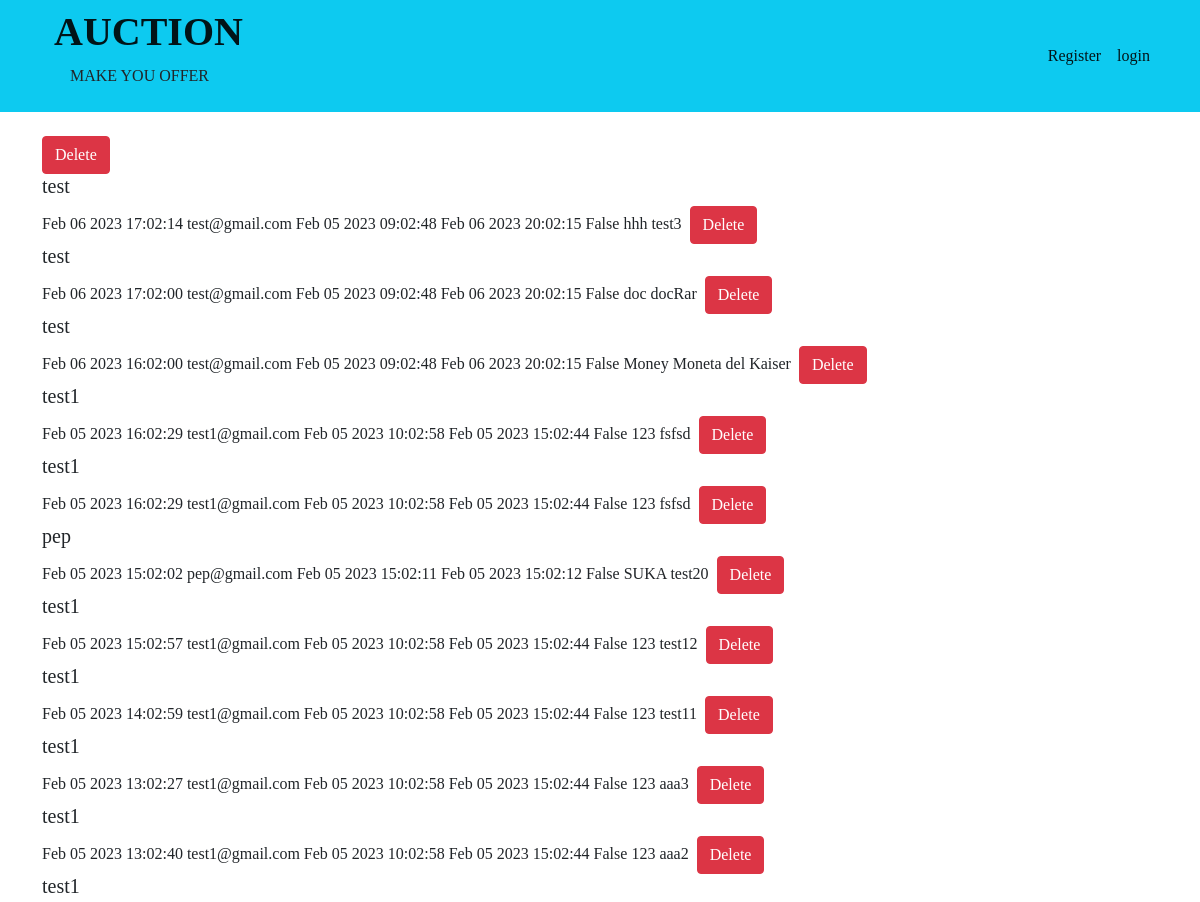
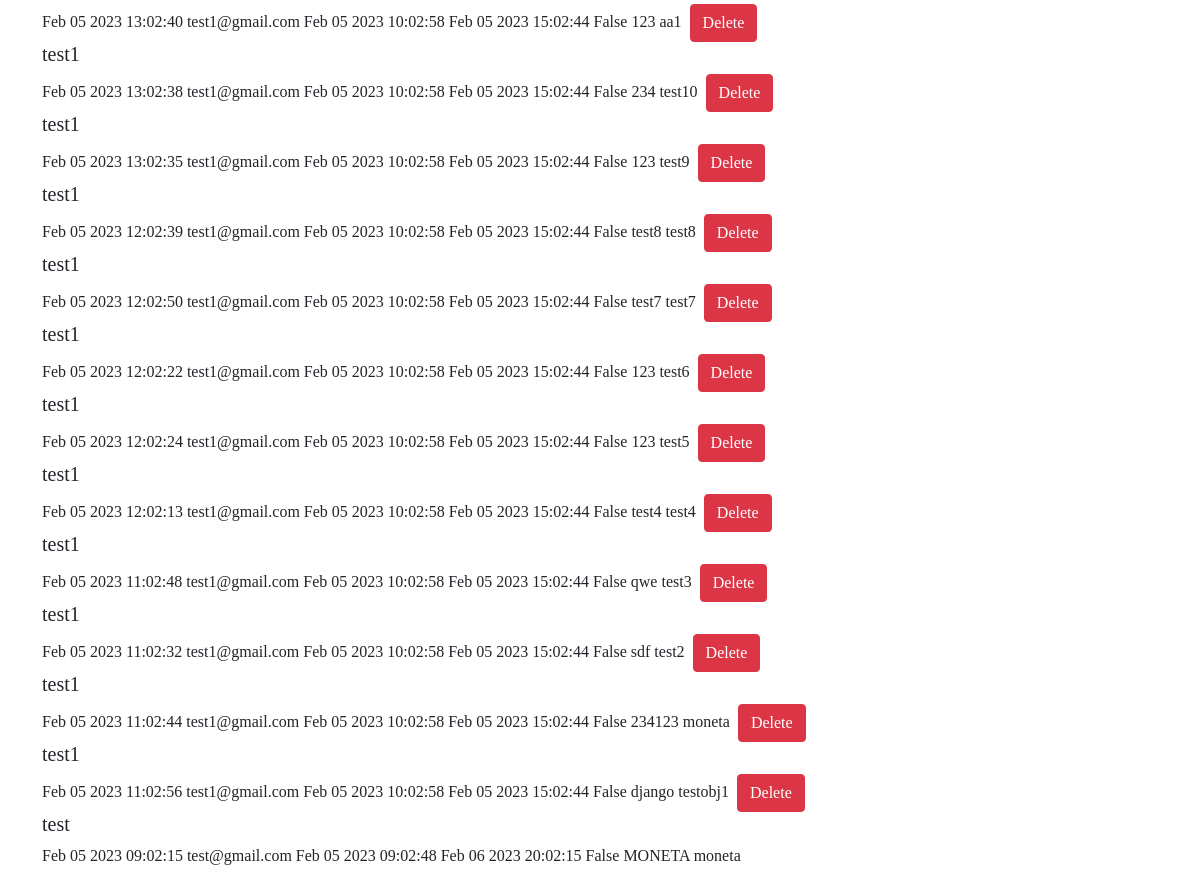
The page /active_listings/ on the database its author committed (2 pictures, top to bottom).
### auction/models.py (models this page shows, shortened)
class AuctionListing(models.Model):
    profile =models.ForeignKey(Profile, on_delete=models.CASCADE, related_name="profile")
    product = models.CharField(max_length=200)
    slug=models.SlugField(max_length=200,db_index=True)
    photo = models.ImageField(upload_to="pics/%y/%m/%d/")
    description = models.TextField(max_length=500)
    starting_bid = models.FloatField(default=0.01)
    current_price = models.FloatField()
    current_winner = models.ForeignKey(User, on_delete=models.CASCADE, related_name="current_winner", blank=True, null=True)
    active = models.BooleanField(default=True)
    manualClose = models.BooleanField(default=False)
    date = models.DateTimeField(default=timezone.now, blank=True)
    start =  models.DateTimeField(blank=True)
    end =  models.DateTimeField(blank=True)

### accounts/models.py (models this page shows, shortened)
class Profile(models.Model):
    user = models.ForeignKey(User, on_delete=models.CASCADE, related_name='profile')
    email = models.EmailField(max_length=254, blank=True)
    class Meta:
        ordering = ['user']

### auction/views.py (the view)
# urls.py: path("active_listings/", ListActiveView.as_view(), name="active_listings"),
class ListActiveView(ListView):
    model = AuctionListing
    template_name = "auction/listAuctionActive.html"
    ordering = ['-date']

### auction/templates/auction/listAuctionActive.html (shortened to what this page needs)
{% extends 'base.html' %}
{% block content %}
{% for list in object_list %}
<a href="{% url 'set_bid' list.id %}" class="btn btn-danger">Delete</a>
<h5>{{ list.profile.user }}</h5>
{{ list.date|date:"M d Y H:m:s" }}
{{ list.profile.user.email }}
{{ list.profile.user.date_joined|date:"M d Y H:m:s" }}
{{ list.profile.user.last_login|date:"M d Y H:m:s" }}
{{ list.active }}
{% if list.activate == 'True' %}
{{ list.activate
|add:'<a href="/users/activate/{{ list.id }}">Activate</a>'|safe }}
{% else %}
{{ list.description }}
{{ list.product }}
{% endif %}
{% endfor %}
{% endblock content %}

### templates/base.html (shortened to what this page needs)
{% load static %}
<html lang="en">
  <head>
    <link href="https://cdn.jsdelivr.net/npm/bootstrap@5.1.3/dist/css/bootstrap.min.css"
          rel="stylesheet"
>
    <link rel="stylesheet" href="{% static 'css/auction.css' %}"/>
  </head>
  <body>
  <nav class="navbar navbar-expand-lg navbar-light bg-info">
    <div class="container">
  <div class="container-fluid">
    <a class="navbar-brand" href="#"><h1><strong>AUCTION </strong></h1></a>MAKE YOU OFFER<p class="text-right"></p>
  </div>
    <div class="collapse navbar-collapse" id="navbarSupportedContent">
      <ul class="navbar-nav me-auto mb-2 mb-lg-0">
        {% if request.user.is_authenticated %}
        <a class="navbar-brand" href="#"><h1>Signed in as <strong>{{ user.username }}</strong></h1></a><p class="text-right"></p>
        <li class="nav-item">
            <a class="nav-link" href="{% url 'index' %}">Active Listings</a>
        </li>
        <li class="nav-item">
          <a class="nav-link active" aria-current="page" href="{% url 'create_listing' %}">Create listing</a>
        </li>
        <li class="nav-item">
          <a class="nav-link active" aria-current="page" href="{% url 'watchlist' %}">My Watchlist</a>
        </li>
        <li class="nav-item">
          <a class="nav-link active" aria-current="page" href="{% url 'my_wins' %}">My wins</a>
        </li>
        <li class="nav-item dropdown">
            <a class="nav-link active dropdown-toggle" href="#" id="navbarDropdown" role="button" data-bs-toggle="dropdown" aria-haspopup="true" aria-expanded="false">
              {{ request.user.username }}
            </a>
            <ul class="dropdown-menu" aria-labelledby="navbarDropdown">
              <li><a class="dropdown-item" href="{% url 'edit_profile' %}">Edit Profile</a></li>
              <li><a class="dropdown-item" href="{% url 'user_profile' user.username %}">My List</a></li>
              <li><hr class="dropdown-divider"></li>
               <li><a class="dropdown-item" href="{% url 'logout' %}">Logout</a></li>
             </ul>
        </li>
          {% else %}
          <li class="nav-item">
            <a class="nav-link active" aria-current="page" href="{% url 'registration_view' %}">Register</a>
          </li>
          <li class="nav-item">
            <a class="nav-link active" aria-current="page" href="{% url 'login' %}">login</a>
          </li>
          {% endif %}
      </ul>
    </div>
    </div>
</nav>
    <br/>
    <div class="container">
        {% block content %}
        {% endblock content %}
    </div>
  <br>
  <br>
  <br>
  <br>
  </body>
</html>

### static/css/auction.css (style rules this page uses)
body { font-family: 'Coiny', cursive; }

### rows shown on the page
AuctionListing: profile.user "test", date "Feb 06 2023 17:02:14", profile.user.email "test@gmail.com", profile.user.date_joined "Feb 05 2023 09:02:48", profile.user.last_login "Feb 06 2023 20:02:15", active "False", description "hhh", product "test3"
AuctionListing: profile.user "test", date "Feb 06 2023 17:02:00", profile.user.email "test@gmail.com", profile.user.date_joined "Feb 05 2023 09:02:48", profile.user.last_login "Feb 06 2023 20:02:15", active "False", description "doc", product "docRar"
AuctionListing: profile.user "test", date "Feb 06 2023 16:02:00", profile.user.email "test@gmail.com", profile.user.date_joined "Feb 05 2023 09:02:48", profile.user.last_login "Feb 06 2023 20:02:15", active "False", description "Money", product "Moneta del Kaiser"
AuctionListing: profile.user "test1", date "Feb 05 2023 16:02:29", profile.user.email "test1@gmail.com", profile.user.date_joined "Feb 05 2023 10:02:58", profile.user.last_login "Feb 05 2023 15:02:44", active "False", description "123", product "fsfsd"
AuctionListing: profile.user "test1", date "Feb 05 2023 16:02:29", profile.user.email "test1@gmail.com", profile.user.date_joined "Feb 05 2023 10:02:58", profile.user.last_login "Feb 05 2023 15:02:44", active "False", description "123", product "fsfsd"
AuctionListing: profile.user "pep", date "Feb 05 2023 15:02:02", profile.user.email "pep@gmail.com", profile.user.date_joined "Feb 05 2023 15:02:11", profile.user.last_login "Feb 05 2023 15:02:12", active "False", description "SUKA", product "test20"
AuctionListing: profile.user "test1", date "Feb 05 2023 15:02:57", profile.user.email "test1@gmail.com", profile.user.date_joined "Feb 05 2023 10:02:58", profile.user.last_login "Feb 05 2023 15:02:44", active "False", description "123", product "test12"
AuctionListing: profile.user "test1", date "Feb 05 2023 14:02:59", profile.user.email "test1@gmail.com", profile.user.date_joined "Feb 05 2023 10:02:58", profile.user.last_login "Feb 05 2023 15:02:44", active "False", description "123", product "test11"
AuctionListing: profile.user "test1", date "Feb 05 2023 13:02:27", profile.user.email "test1@gmail.com", profile.user.date_joined "Feb 05 2023 10:02:58", profile.user.last_login "Feb 05 2023 15:02:44", active "False", description "123", product "aaa3"
AuctionListing: profile.user "test1", date "Feb 05 2023 13:02:40", profile.user.email "test1@gmail.com", profile.user.date_joined "Feb 05 2023 10:02:58", profile.user.last_login "Feb 05 2023 15:02:44", active "False", description "123", product "aaa2"
AuctionListing: profile.user "test1", date "Feb 05 2023 13:02:40", profile.user.email "test1@gmail.com", profile.user.date_joined "Feb 05 2023 10:02:58", profile.user.last_login "Feb 05 2023 15:02:44", active "False", description "123", product "aa1"
AuctionListing: profile.user "test1", date "Feb 05 2023 13:02:38", profile.user.email "test1@gmail.com", profile.user.date_joined "Feb 05 2023 10:02:58", profile.user.last_login "Feb 05 2023 15:02:44", active "False", description "234", product "test10"
AuctionListing: profile.user "test1", date "Feb 05 2023 13:02:35", profile.user.email "test1@gmail.com", profile.user.date_joined "Feb 05 2023 10:02:58", profile.user.last_login "Feb 05 2023 15:02:44", active "False", description "123", product "test9"
AuctionListing: profile.user "test1", date "Feb 05 2023 12:02:39", profile.user.email "test1@gmail.com", profile.user.date_joined "Feb 05 2023 10:02:58", profile.user.last_login "Feb 05 2023 15:02:44", active "False", description "test8", product "test8"
AuctionListing: profile.user "test1", date "Feb 05 2023 12:02:50", profile.user.email "test1@gmail.com", profile.user.date_joined "Feb 05 2023 10:02:58", profile.user.last_login "Feb 05 2023 15:02:44", active "False", description "test7", product "test7"
AuctionListing: profile.user "test1", date "Feb 05 2023 12:02:22", profile.user.email "test1@gmail.com", profile.user.date_joined "Feb 05 2023 10:02:58", profile.user.last_login "Feb 05 2023 15:02:44", active "False", description "123", product "test6"
AuctionListing: profile.user "test1", date "Feb 05 2023 12:02:24", profile.user.email "test1@gmail.com", profile.user.date_joined "Feb 05 2023 10:02:58", profile.user.last_login "Feb 05 2023 15:02:44", active "False", description "123", product "test5"
AuctionListing: profile.user "test1", date "Feb 05 2023 12:02:13", profile.user.email "test1@gmail.com", profile.user.date_joined "Feb 05 2023 10:02:58", profile.user.last_login "Feb 05 2023 15:02:44", active "False", description "test4", product "test4"
AuctionListing: profile.user "test1", date "Feb 05 2023 11:02:48", profile.user.email "test1@gmail.com", profile.user.date_joined "Feb 05 2023 10:02:58", profile.user.last_login "Feb 05 2023 15:02:44", active "False", description "qwe", product "test3"
AuctionListing: profile.user "test1", date "Feb 05 2023 11:02:32", profile.user.email "test1@gmail.com", profile.user.date_joined "Feb 05 2023 10:02:58", profile.user.last_login "Feb 05 2023 15:02:44", active "False", description "sdf", product "test2"
AuctionListing: profile.user "test1", date "Feb 05 2023 11:02:44", profile.user.email "test1@gmail.com", profile.user.date_joined "Feb 05 2023 10:02:58", profile.user.last_login "Feb 05 2023 15:02:44", active "False", description "234123", product "moneta"
AuctionListing: profile.user "test1", date "Feb 05 2023 11:02:56", profile.user.email "test1@gmail.com", profile.user.date_joined "Feb 05 2023 10:02:58", profile.user.last_login "Feb 05 2023 15:02:44", active "False", description "django", product "testobj1"
AuctionListing: profile.user "test", date "Feb 05 2023 09:02:15", profile.user.email "test@gmail.com", profile.user.date_joined "Feb 05 2023 09:02:48", profile.user.last_login "Feb 06 2023 20:02:15", active "False", description "MONETA", product "moneta"
